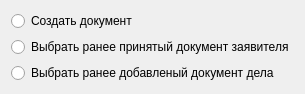
<?xml version="1.0" encoding="UTF-8"?>
<ui version="4.0">
 <class>DocSourcePage</class>
 <widget class="QWizardPage" name="DocSourcePage">
  <property name="geometry">
   <rect>
    <x>0</x>
    <y>0</y>
    <width>278</width>
    <height>87</height>
   </rect>
  </property>
  <property name="windowTitle">
   <string>WizardPage</string>
  </property>
  <layout class="QVBoxLayout" name="verticalLayout">
   <item>
    <widget class="QRadioButton" name="rBt_CreateDocs">
     <property name="sizePolicy">
      <sizepolicy hsizetype="Preferred" vsizetype="Fixed">
       <horstretch>0</horstretch>
       <verstretch>0</verstretch>
      </sizepolicy>
     </property>
     <property name="text">
      <string>Создать документ</string>
     </property>
     <property name="checkable">
      <bool>true</bool>
     </property>
     <property name="autoExclusive">
      <bool>true</bool>
     </property>
    </widget>
   </item>
   <item>
    <widget class="QRadioButton" name="rBt_ClientDocs">
     <property name="sizePolicy">
      <sizepolicy hsizetype="Preferred" vsizetype="Fixed">
       <horstretch>0</horstretch>
       <verstretch>0</verstretch>
      </sizepolicy>
     </property>
     <property name="text">
      <string>Выбрать ранее принятый документ заявителя</string>
     </property>
     <property name="checkable">
      <bool>true</bool>
     </property>
     <property name="autoExclusive">
      <bool>true</bool>
     </property>
    </widget>
   </item>
   <item>
    <widget class="QRadioButton" name="rBt_DeclarDocs">
     <property name="sizePolicy">
      <sizepolicy hsizetype="Preferred" vsizetype="Fixed">
       <horstretch>0</horstretch>
       <verstretch>0</verstretch>
      </sizepolicy>
     </property>
     <property name="text">
      <string>Выбрать ранее добавленый документ дела</string>
     </property>
     <property name="checkable">
      <bool>true</bool>
     </property>
     <property name="autoExclusive">
      <bool>true</bool>
     </property>
    </widget>
   </item>
   <item>
    <spacer name="verticalSpacer">
     <property name="orientation">
      <enum>Qt::Vertical</enum>
     </property>
     <property name="sizeHint" stdset="0">
      <size>
       <width>20</width>
       <height>40</height>
      </size>
     </property>
    </spacer>
   </item>
  </layout>
 </widget>
 <resources/>
 <connections/>
</ui>
